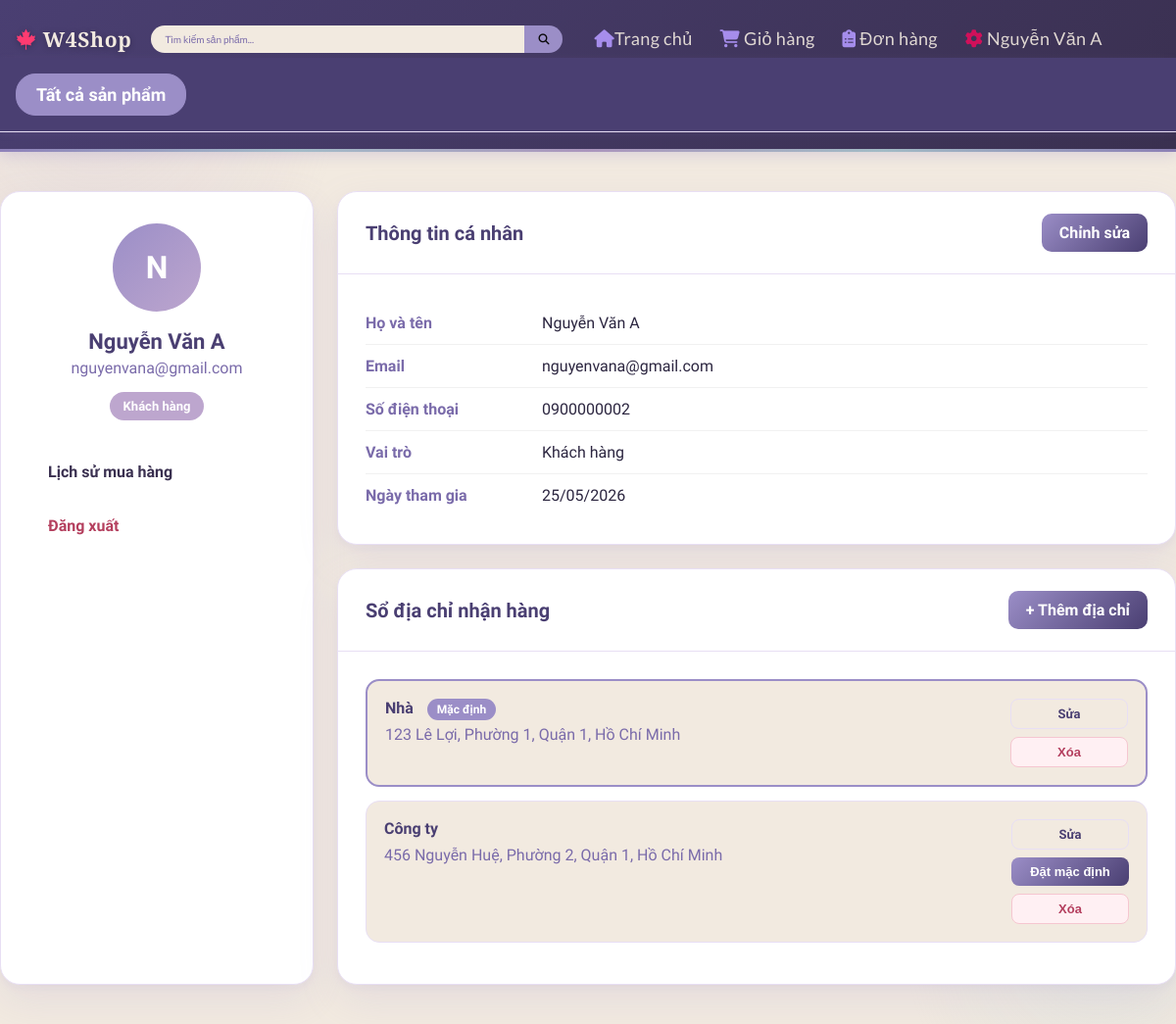
Screenshot of /profile (signed in) with the database file from the repository.
### tables this page shows
CREATE TABLE `users` (
  `user_id` int(11) NOT NULL,
  `full_name` varchar(100) NOT NULL,
  `email` varchar(150) NOT NULL,
  `password_hash` varchar(255) NOT NULL,
  `phone` varchar(20) DEFAULT NULL,
  `role` enum('customer','admin') NOT NULL DEFAULT 'customer',
  `created_at` datetime NOT NULL DEFAULT current_timestamp()
);

CREATE TABLE `addresses` (
  `address_id` int(11) NOT NULL,
  `user_id` int(11) NOT NULL,
  `label` varchar(50) DEFAULT NULL COMMENT 'Ví dụ: Nhà, Công ty',
  `full_address` text NOT NULL,
  `city` varchar(100) DEFAULT NULL,
  `is_default` tinyint(1) NOT NULL DEFAULT 0
);

### app/views/profile/index.php (the view, shortened to what the rows shown need)
<?php
include dirname(__DIR__) . '/layouts/header.php';
?>
<link rel="stylesheet" href="/WEB_GR4/public/assets/css/user/profileIndex.css">
<div class="profile-page">
    <div class="profile-container">
        <div class="profile-grid">
            <div class="profile-card profile-sidebar">
                <div class="profile-avatar">
                    <?= strtoupper(substr($user['full_name'], 0, 1)) ?>
                </div>
                <div class="profile-name">
                    <?= htmlspecialchars($user['full_name']) ?>
                </div>
                <div class="profile-email">
                    <?= htmlspecialchars($user['email']) ?>
                </div>
                <div class="profile-role-wrap">
                    <span class="profile-role profile-role--<?= $user['role'] ?>">
                        <?= $user['role'] === 'admin' ? 'Quản trị viên' : 'Khách hàng' ?>
                    </span>
                </div>
                <div class="profile-menu">
                    <a href="/WEB_GR4/orders">Lịch sử mua hàng</a>
                    <a class="logout" href="/WEB_GR4/logout">Đăng xuất</a>
                </div>
            </div>
            <div class="profile-content">
                <div class="profile-section">
                    <div class="profile-section-header">
                        <h2 class="profile-section-title">Thông tin cá nhân</h2>
                        <a href="/WEB_GR4/profile/edit" class="profile-btn">Chỉnh sửa</a>
                    </div>
                    <div class="profile-section-body">
                        <div class="profile-info-row">
                            <div class="profile-label">Họ và tên</div>
                            <div class="profile-value"><?= htmlspecialchars($user['full_name']) ?></div>
                        </div>
                        <div class="profile-info-row">
                            <div class="profile-label">Email</div>
                            <div class="profile-value"><?= htmlspecialchars($user['email']) ?></div>
                        </div>
                        <div class="profile-info-row">
                            <div class="profile-label">Số điện thoại</div>
                            <div class="profile-value">
                                <?= $user['phone'] ? htmlspecialchars($user['phone']) : '<em style="color:#aaa">Chưa cập nhật</em>' ?>
                            </div>
                        </div>
                        <div class="profile-info-row">
                            <div class="profile-label">Vai trò</div>
                            <div class="profile-value">
                                <?= $user['role'] === 'admin' ? 'Quản trị viên' : 'Khách hàng' ?>
                            </div>
                        </div>
                        <div class="profile-info-row">
                            <div class="profile-label">Ngày tham gia</div>
                            <div class="profile-value">
                                <?= date('d/m/Y', strtotime($user['created_at'])) ?>
                            </div>
                        </div>
                    </div>
                </div>
                <?php if ($user['role'] === 'customer'): ?>
                <div class="profile-section">
                    <div class="profile-section-header">
                        <h2 class="profile-section-title">Sổ địa chỉ nhận hàng</h2>
                        <a href="/WEB_GR4/profile/addAddress" class="profile-btn">+ Thêm địa chỉ</a>
                    </div>
                    <div class="profile-section-body">
                        <?php if (empty($addresses)): ?>
                            <p class="profile-empty">Bạn chưa có địa chỉ nào. <a href="/WEB_GR4/profile/addAddress">Thêm ngay</a></p>
                        <?php else: ?>
                            <?php foreach ($addresses as $addr): ?>
                            <div class="address-card <?= $addr['is_default'] ? 'default' : '' ?>">
                                <div class="address-info">
                                    <div class="address-name">
                                        <?= htmlspecialchars($addr['label'] ?: 'Địa chỉ') ?>
                                        <?php if ($addr['is_default']): ?>
                                            <span class="address-default">Mặc định</span>
                                        <?php endif; ?>
                                    </div>
                                    <div class="address-text">
                                        <?= htmlspecialchars($addr['full_address']) ?>,
                                        <?= htmlspecialchars($addr['city']) ?>
                                    </div>
                                </div>
                                <div class="address-actions">
                                    <a href="/WEB_GR4/profile/editAddress/<?= $addr['address_id'] ?>"
                                       class="addr-btn addr-btn--edit">Sửa</a>
                                    <?php if (!$addr['is_default']): ?>
                                    <form method="POST" action="/WEB_GR4/profile/set-default-address" style="display:inline">
                                        <button type="submit" class="addr-btn addr-btn--default">Đặt mặc định</button>
                                    </form>
                                    <?php endif; ?>
                                    <form method="POST" action="/WEB_GR4/profile/delete-address" style="display:inline" class="form-delete-address">
                                        <button type="submit" class="addr-btn addr-btn--delete">Xóa</button>
                                    </form>
                                </div>
                            </div>
                            <?php endforeach; ?>
                        <?php endif; ?>
                    </div>
                </div>
                <?php endif; ?>
            </div>
        </div>
    </div>
</div>

### core/Router.php (shortened to what the rows shown need)
<?php
class Router {
    private $routes = [];
    public function get($path, $controller, $method) {
        $this->routes[] = ['path' => $path, 'controller' => $controller, 'method' => $method, 'httpMethod' => 'GET'];
    }
    public function post($path, $controller, $method) {
        $this->routes[] = ['path' => $path, 'controller' => $controller, 'method' => $method, 'httpMethod' => 'POST'];
    }
    public function dispatch() {
        $url = parse_url($_SERVER['REQUEST_URI'], PHP_URL_PATH);
        $base = '/WEB_GR4';
        if (strpos($url, $base) === 0) {
            $url = substr($url, strlen($base));
        }
        $httpMethod = $_SERVER['REQUEST_METHOD'];
        foreach ($this->routes as $route) {
            if ($route['httpMethod'] === $httpMethod && $this->match($route['path'], $url, $params)) {
                $ctrl = new $route['controller']();
                call_user_func_array([$ctrl, $route['method']], $params);
                return;
            }
        }
    }
    private function match($routePath, $url, &$params) {
        $pattern = preg_replace('/\{(\w+)\}/', '([^/]+)', $routePath);
        $pattern = '#^' . $pattern . '$#';
        if (preg_match($pattern, $url, $matches)) {
            return true;
        }
        return false;
    }
}
?>

### app/views/layouts/header.php (shortened to what the rows shown need)
<!DOCTYPE html>
<html lang="vi">
<head>
    <link rel="stylesheet" href="/WEB_GR4/public/assets/css/user/style.css">
    <link rel="stylesheet" href="/WEB_GR4/public/assets/css/user/style_product.css">
    <link rel="stylesheet" href="https://cdnjs.cloudflare.com/ajax/libs/font-awesome/6.5.2/css/all.min.css">
</head>
<body>
<header class="navbar" id="navbar">
    <div class="container nav-inner">
        <a href="/WEB_GR4/" class="logo"><i class="fa-brands fa-canadian-maple-leaf" style="color: rgb(255, 59, 113);"></i> W4Shop</a>
        <div class="search-wrap">
            <input type="text" id="searchInput" placeholder="Tìm kiếm sản phẩm..." autocomplete="off">
            <button onclick="doSearch()"><i class="fa-solid fa-magnifying-glass" style="color: rgb(9, 9, 9);"></i></button>
        </div>
        <nav class="nav-container" id="navContainer">
            <ul class="nav-links">
                <li><a href="/WEB_GR4/"><i class="fas fa-home" style="color: rgb(177, 151, 252);"></i>Trang chủ</a></li>
                <li class="cart-link"><a href="/WEB_GR4/cart"><i class="fas fa-shopping-cart" style="color: rgb(177, 151, 252);"></i> Giỏ hàng</a></li>
                <li class="order-link"><a href="/WEB_GR4/orders"> <i class="fa-solid fa-clipboard-list" style="color: rgb(177, 151, 252);"></i> Đơn hàng</a></li>
                <?php if (isset($_SESSION['user_id']) && ($_SESSION['role'] ?? '') !== 'admin'): ?>
                    <li>
                        <a href="/WEB_GR4/profile"><i class="fa-solid fa-gear" style="color: rgb(226, 13, 91);"></i>
                        <?php echo htmlspecialchars($_SESSION['full_name']); ?>
                        </a>
                    </li>
                    <?php else: ?>
                    <li><a href="/WEB_GR4/login" class ="btn-logout-pill">
                        <i class="fa-solid fa-user" style="color: rgb(177, 151, 252);"></i> Đăng nhập
                    </a></li>
                <?php endif; ?>
            </ul>
        </nav>
    </div>
    <div class="categories-bar">
    <div class="container">
        <div class="categories-list" id="idcategoriesList">
            <a href="/WEB_GR4/products" class="category-link all-products">Tất cả sản phẩm</a>
        </div>
    </div>
</div>
</header>

### rows the page displays
users: full_name "N", full_name "Nguyễn Văn A", email "nguyenvana@gmail.com", role "Khách hàng", phone "0900000002", created_at "25/05/2026"
addresses: label "Nhà", is_default "Mặc định", full_address "123 Lê Lợi, Phường 1, Quận 1", city "Hồ Chí Minh"
addresses: label "Công ty", full_address "456 Nguyễn Huệ, Phường 2, Quận 1", city "Hồ Chí Minh"
